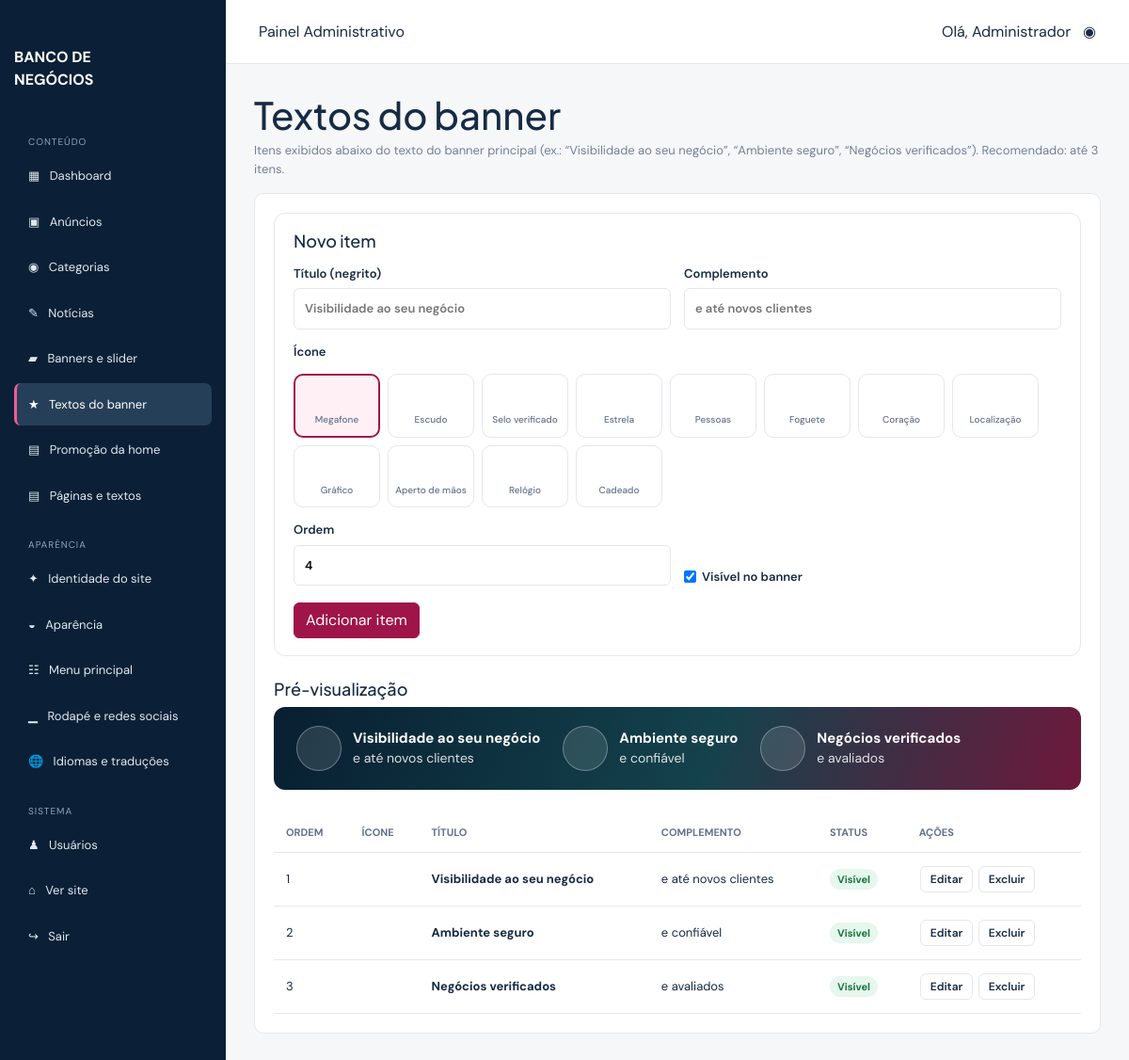
The page /admin/beneficios.php (signed in) on the database its author committed.
### tables this page shows
CREATE TABLE IF NOT EXISTS banner_beneficios (
  id INT AUTO_INCREMENT PRIMARY KEY,
  icone VARCHAR(40) NOT NULL DEFAULT 'megafone',
  titulo VARCHAR(120) NOT NULL,
  subtitulo VARCHAR(160) NULL,
  ordem INT NOT NULL DEFAULT 0,
  ativo TINYINT(1) NOT NULL DEFAULT 1
);

### admin/beneficios.php (the view, shortened to what this page needs)
<?php
include __DIR__ . '/includes/header.php';
$icons = benefit_icon_options();
$edit = isset($_GET['edit']) && $pdo ? db_one($pdo, 'SELECT * FROM banner_beneficios WHERE id=?', [(int)$_GET['edit']]) : null;
$items = get_benefits($pdo, false);
$editId = (int)($edit['id'] ?? 0);
?>
<main class="admin-content">
  <div class="admin-heading">
    <div><h1>Textos do banner</h1><p class="muted">Itens exibidos abaixo do texto do banner principal (ex.: “Visibilidade ao seu negócio”, “Ambiente seguro”, “Negócios verificados”). Recomendado: até 3 itens.</p></div>
  </div>
  <div class="admin-panel">
    <div class="edit-panel<?= $editId ? ' is-editing' : '' ?>">
      <div class="edit-panel-head"><?php if ($editId): ?><span class="edit-badge">✎ Editando</span><h2><?= e($edit['titulo']) ?></h2><a class="btn btn-sm btn-outline-secondary ms-auto" href="beneficios.php">Cancelar edição</a><?php else: ?><h2>Novo item</h2><?php endif; ?></div>
      <form class="admin-form" method="post" action="beneficios.php">
        <div class="form-grid-2">
          <label>Título (negrito)<input name="titulo" required maxlength="120" value="<?= e($edit['titulo'] ?? '') ?>" placeholder="Visibilidade ao seu negócio"></label>
          <label>Complemento<input name="subtitulo" maxlength="160" value="<?= e($edit['subtitulo'] ?? '') ?>" placeholder="e até novos clientes"></label>
        </div>
        <fieldset class="icon-picker">
          <legend>Ícone</legend>
          <?php foreach ($icons as $k => $label): ?>
          <label title="<?= e($label) ?>"><input type="radio" name="icone" value="<?= e($k) ?>" <?= ($edit['icone'] ?? 'megafone') === $k ? 'checked' : '' ?>><span><?= svg_icon($k, 'icon-pick') ?><small><?= e($label) ?></small></span></label>
          <?php endforeach; ?>
        </fieldset>
        <div class="form-grid-2">
          <label>Ordem<input type="number" name="ordem" min="0" value="<?= (int)($edit['ordem'] ?? (count($items) + 1)) ?>"></label>
          <label class="check-row align-self-end"><input type="checkbox" name="ativo" value="1" <?= ($edit['ativo'] ?? 1) ? 'checked' : '' ?>> Visível no banner</label>
        </div>
        <div><button class="btn btn-primary"><?= $editId ? 'Salvar alterações' : 'Adicionar item' ?></button></div>
      </form>
    </div>
    <h2 class="mt-4">Pré-visualização</h2>
    <div class="benefit-preview">
      <?php foreach ($items as $b): if (!$b['ativo']) continue; ?>
      <div><span class="bp-icon"><?= svg_icon($b['icone'], 'icon-pick') ?></span><span><b><?= e($b['titulo']) ?></b><small><?= e($b['subtitulo']) ?></small></span></div>
      <?php endforeach; ?>
    </div>
    <div class="table-responsive mt-4">
      <table class="admin-table">
        <thead><tr><th>Ordem</th><th>Ícone</th><th>Título</th><th>Complemento</th><th>Status</th><th>Ações</th></tr></thead>
        <tbody>
        <?php foreach ($items as $b): $active = (int)$b['id'] === $editId; ?>
          <tr class="<?= $active ? 'is-active-row' : '' ?>">
            <td><?= (int)$b['ordem'] ?></td>
            <td class="text-center" style="color:#9f1549"><?= svg_icon($b['icone'], 'icon-pick') ?></td>
            <td><strong><?= e($b['titulo']) ?></strong></td>
            <td><?= e($b['subtitulo']) ?></td>
            <td><span class="status status-<?= $b['ativo'] ? 'ativo' : 'inativo' ?>"><?= $b['ativo'] ? 'Visível' : 'Oculto' ?></span></td>
            <td class="actions"><a class="btn-action<?= $active ? ' is-active' : '' ?>" href="?edit=<?= (int)$b['id'] ?>"><?= $active ? '✎ Editando' : 'Editar' ?></a> <a class="btn-action danger" href="?delete=<?= (int)$b['id'] ?>&token=<?= e(csrf_token()) ?>" onclick="return confirm('Excluir este item?')">Excluir</a></td>
          </tr>
        <?php endforeach; ?>
        </tbody>
      </table>
    </div>
  </div>
</main>
<?php include __DIR__ . '/includes/footer.php'; ?>

### includes/functions.php (shortened to what this page needs)
<?php
function e(?string $value): string
{
    return htmlspecialchars((string)$value, ENT_QUOTES, 'UTF-8');
}
function db_rows(?PDO $pdo, string $sql, array $params = []): array
{
    try {
        $st = $pdo->prepare($sql);
        $st->execute($params);
        return $st->fetchAll();
    } catch (Throwable $e) {
        return [];
    }
}
function db_one(?PDO $pdo, string $sql, array $params = []): ?array
{
    $r = db_rows($pdo, $sql, $params);
    return $r[0] ?? null;
}
function ensure_schema(?PDO $pdo): void
{
    static $done = false;
    if ($done || !$pdo) return;
    $done = true;
    $row = db_one($pdo, 'SELECT valor FROM configuracoes WHERE chave=?', ['schema_version']);
    if ((int)($row['valor'] ?? 0) >= SCHEMA_VERSION) return;
}
function csrf_token(): string
{
    return $_SESSION['csrf_token'];
}
function get_benefits(?PDO $pdo, bool $onlyActive = true): array
{
    $r = db_rows($pdo, 'SELECT * FROM banner_beneficios' . ($onlyActive ? ' WHERE ativo=1' : '') . ' ORDER BY ordem,id');
    return $r;
}
function benefit_icon_options(): array
{
    return [
        'megafone' => 'Megafone', 'escudo' => 'Escudo', 'selo' => 'Selo verificado', 'estrela' => 'Estrela',
        'pessoas' => 'Pessoas', 'foguete' => 'Foguete', 'coracao' => 'Coração', 'mapa' => 'Localização',
        'grafico' => 'Gráfico', 'aperto' => 'Aperto de mãos', 'relogio' => 'Relógio', 'cadeado' => 'Cadeado',
    ];
}
function svg_icon(string $name, string $class = 'icon'): string
{
    $path = $stroke[$name] ?? $stroke['site'];
    return '<svg class="' . e($class) . '" viewBox="0 0 24 24" fill="none" stroke="currentColor" stroke-width="1.8" stroke-linecap="round" stroke-linejoin="round" aria-hidden="true" focusable="false">' . $path . '</svg>';
}

### assets/css/admin.css (style rules this page uses)
:root { --navy:#09213a;--wine:#9f1549;--line:#e5e7eb;--bg:#f6f7f9 }
* { box-sizing:border-box }
body { margin:0;font-family:'DM Sans',Arial;color:#172b43;background:var(--bg) }
a { text-decoration:none;color:inherit }
.admin-content { padding:30px;max-width:1250px }
.admin-content h1 { margin:0 0 4px;font-family:'Plus Jakarta Sans' }
.muted { color:#728096;font-size:13px }
.stat-card,.admin-panel { background:#fff;border:1px solid var(--line);border-radius:10px;padding:20px }
.admin-panel { overflow:auto }
.admin-table { width:100%;border-collapse:collapse;font-size:13px }
.admin-table th,.admin-table td { text-align:left;padding:13px;border-bottom:1px solid var(--line);white-space:nowrap }
.admin-table th { color:#637189;font-size:11px;text-transform:uppercase }
.admin-form { display:grid;gap:14px;max-width:750px;background:#fff;padding:25px;border-radius:10px }
.admin-form label { display:grid;gap:6px;font-size:13px;font-weight:600 }
.admin-form input,.admin-form textarea,.admin-form select { padding:11px;border:1px solid var(--line);border-radius:6px;font:inherit }
.admin-heading { display:flex;align-items:center;justify-content:space-between;gap:20px }
.status { font-size:11px;padding:4px 8px;border-radius:20px;font-weight:700 }
.status-ativo { background:#e6f7ed;color:#19733e }
.admin-form small { font-weight:400 }
.check-row { display:flex!important;align-items:center;gap:8px }
.admin-form .btn { margin-top:4px }
.form-grid-2 { display:grid;grid-template-columns:1fr 1fr;gap:14px }
.admin-main .form-grid-2 { display:grid;grid-template-columns:1fr 1fr;gap:14px }
.table-responsive { width:100%;overflow-x:auto }
.table-responsive .admin-table { min-width:680px }
.admin-panel { max-width:100%;overflow:hidden }
.admin-panel { overflow:visible }
.admin-panel h2 { font-size:18px;font-family:'Plus Jakarta Sans' }
.btn-primary { background:var(--wine);border-color:var(--wine) }
.admin-form { padding:0;max-width:820px }
.edit-panel { border:1px solid var(--line);border-radius:12px;padding:18px 20px;background:#fff;transition:border-color .2s,box-shadow .2s,background .2s }
.edit-panel-head { display:flex;align-items:center;gap:10px;margin-bottom:14px;flex-wrap:wrap }
.edit-panel-head h2 { margin:0 }
.btn-action { display:inline-block;border:1px solid var(--line);background:#fff;border-radius:6px;padding:4px 10px;font-size:12px;font-weight:600;color:#172b43;cursor:pointer;margin:1px }
.admin-table td.actions { white-space:nowrap }
.icon-picker { border:0;padding:0;margin:0;display:flex;flex-wrap:wrap;gap:8px }
.icon-picker legend { font-size:13px;font-weight:600;margin-bottom:6px }
.icon-picker label { cursor:pointer }
.icon-picker span { display:grid;justify-items:center;gap:3px;width:92px;padding:10px 4px;border:1px solid var(--line);border-radius:10px;color:#172b43;background:#fff }
.icon-picker small { font-size:10px;font-weight:500;color:#637189;text-align:center }
.icon-picker input:checked+span { border:2px solid var(--wine);color:var(--wine);background:#fff0f5 }
.icon-pick { width:26px;height:26px }
.benefit-preview { display:flex;flex-wrap:wrap;gap:24px;background:linear-gradient(110deg,#081f31,#14424c 54%,#6e183b);color:#fff;border-radius:12px;padding:20px 24px }
.benefit-preview>div { display:flex;align-items:center;gap:12px }
.benefit-preview .bp-icon { width:48px;height:48px;border-radius:50%;display:grid;place-items:center;background:rgba(255,255,255,.12);border:1px solid rgba(255,255,255,.3);color:#ff8cb7 }
.benefit-preview b { display:block;font-size:15px }
.benefit-preview small { display:block;opacity:.85 }

### rows shown on the page
banner_beneficios: titulo "Visibilidade ao seu negócio", subtitulo "e até novos clientes", ordem "1", ativo "Visível", shows "Editar"
banner_beneficios: titulo "Ambiente seguro", subtitulo "e confiável", ordem "2", ativo "Visível", shows "Editar"
banner_beneficios: titulo "Negócios verificados", subtitulo "e avaliados", ordem "3", ativo "Visível", shows "Editar"

### other values the page prints
$section "CONTEÚDO"
$icon "▦"
$label "Dashboard"
$icon "▣"
$label "Anúncios"
$icon "◉"
$label "Categorias"
$icon "✎"
$label "Notícias"
$icon "▰"
$label "Banners e slider"
$icon "★"
$label "Textos do banner"
$icon "▤"
$label "Promoção da home"
